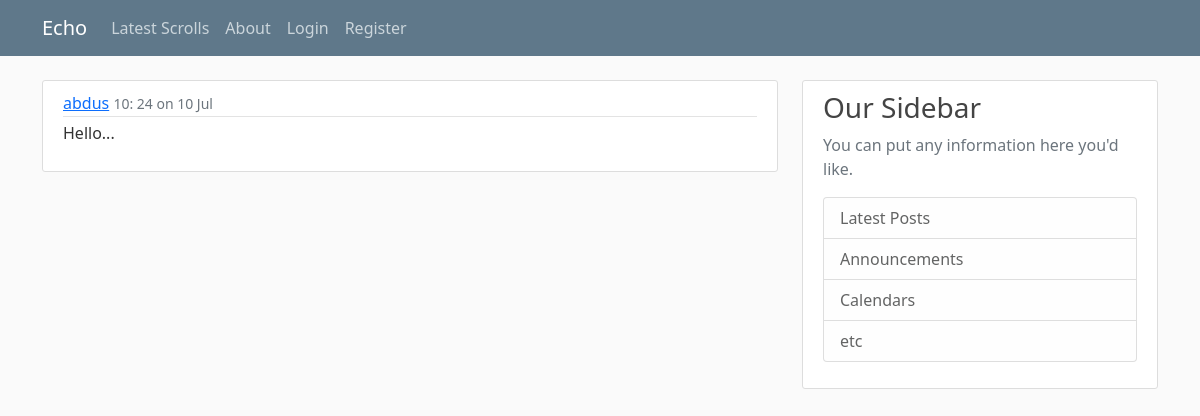
/post/1, run on the app's committed database.
### echoapp/models.py (models this page shows, shortened)
class User(db.Model, UserMixin):
    id = db.Column(db.Integer, primary_key=True)
    username = db.Column(db.String(20), unique=True, nullable=False)
    image_file = db.Column(db.String(20), nullable=False, default='default.jpg')
    password = db.Column(db.String(60), nullable=False)
    posts = db.relationship('Post', backref='author', lazy=True)

class Post(db.Model):
    id = db.Column(db.Integer, primary_key=True)
    content = db.Column(db.Text, nullable=False)
    date_posted = db.Column(db.DateTime, nullable=False, default=datetime.utcnow)
    user_id = db.Column(db.Integer, db.ForeignKey('user.id'), nullable=False)

### echoapp/routes.py (the view)
@app.route("/post/<int:post_id>")
def post(post_id):
    post = Post.query.get_or_404(post_id)
    return render_template('post.html', title=f'Echo by {post.author.username}', post=post)

### echoapp/templates/post.html
{% extends "layout.html" %}
{% block content %}
        <article class="media content-section">
            <div class="media-body">
                <div class="article-metadata">
                    <a class="mr-2" href="#">{{ post.author.username }}</a>
                        <small class="text-muted">{{ post.date_posted.strftime('%H: %M on %d %b') }}</small>
                 </div>
                <p class="article-content">{{ post.content }}</p>
             </div>
        </article>
{% endblock content %}

### echoapp/static/style.css (style rules this page uses)
body { background: #fafafa; color: #333333; margin-top: 5rem; }
.content-section { background: #ffffff; padding: 10px 20px; border: 1px solid #dddddd; border-radius: 3px; margin-bottom: 20px; }
.article-content { white-space: pre-line; }
.article-metadata { padding-bottom: 1px; margin-bottom: 4px; border-bottom: 1px solid #e3e3e3 }

### data on the page
User: author.username "abdus"
Post: date_posted "10: 24 on 10 Jul", content "Hello..."
